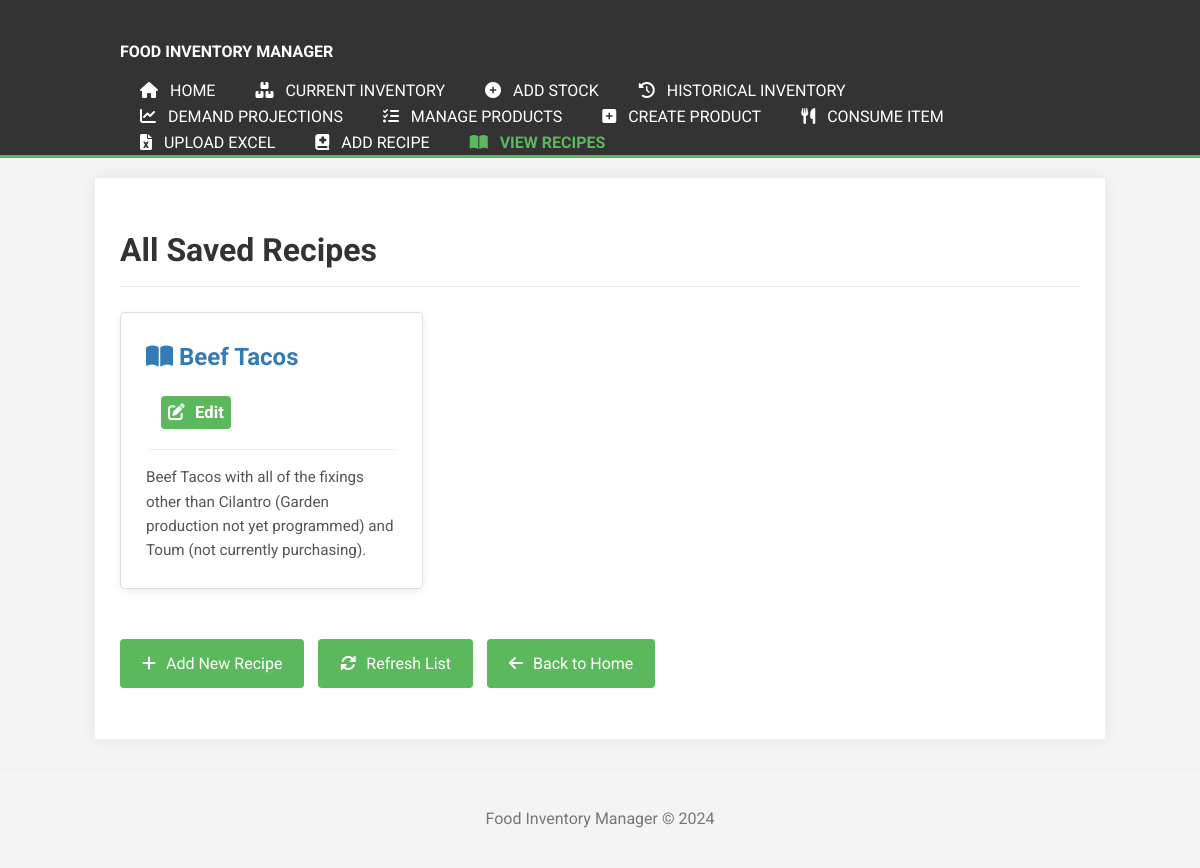
Page /recipes on the earlier database version.
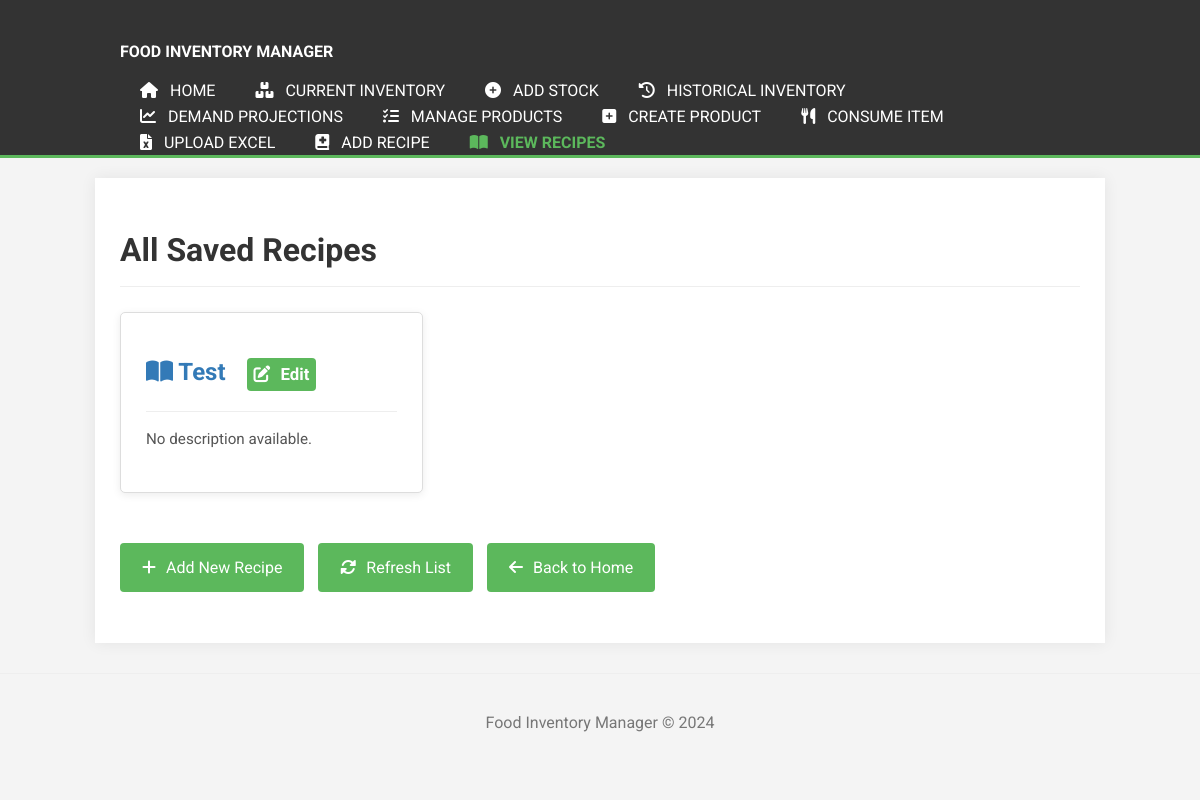
Same page on the later database version.
### tables this page shows
CREATE TABLE recipes (
                        id INTEGER PRIMARY KEY AUTOINCREMENT,
                        name TEXT NOT NULL UNIQUE COLLATE NOCASE,
                        description TEXT
                    );

### app.py (the view)
@app.route('/recipes')
def recipes_list_view():
    all_recipes = recipe_mngr.get_all_recipes()
    sorted_recipes = sorted(all_recipes, key=lambda r: r['name'].lower())
    return render_template('recipes_list.html', recipes=sorted_recipes)

### recipe_manager.py (called while the page is built)
    def _get_db_connection(self):
        conn = sqlite3.connect(self.db_filepath)
        conn.row_factory = sqlite3.Row # Access columns by name
        conn.execute("PRAGMA foreign_keys = ON;") # Crucial for ON DELETE CASCADE
        return conn

### templates/recipes_list.html (shortened to what this page needs)
{% extends "base.html" %}
{% block page_header %}
    <h1 class="page-title">All Saved Recipes</h1>
{% endblock %}
{% block content %}
    {% if recipes %}
        <div class="recipes-container">
            {% for recipe in recipes %}
                <div class="recipe-card">
                    <h2>
                        <a href="{{ url_for('recipe_detail_view', recipe_name=recipe.name) }}"><i class="fas fa-book-open"></i> {{ recipe.name }}</a>
                        <a href="{{ url_for('edit_recipe_view', recipe_id=recipe.id) }}" class="button button-small button-outline" style="margin-left: 15px; font-size: 0.7em; padding: 3px 7px;">
                           <i class="fas fa-edit"></i> Edit
                        </a>
                    </h2>
                    <p class="recipe-description">
                        {{ recipe.description if recipe.description else 'No description available.' }}
                    </p>
                </div>
            {% endfor %}
        </div>
    {% else %}
        <p class="empty-message">No recipes found.
            <a href="{{ url_for('add_recipe_view') }}" class="button" style="display: inline-block; margin-left: 10px;"><i class="fas fa-plus"></i> Add a Recipe!</a>
        </p>
    {% endif %}
    <p style="margin-top: 30px;">
        <a href="{{ url_for('add_recipe_view') }}" class="nav-link-button"><i class="fas fa-plus"></i> Add New Recipe</a>
        <a href="{{ url_for('recipes_list_view') }}" class="nav-link-button"><i class="fas fa-sync-alt"></i> Refresh List</a>
        <a href="{{ url_for('home') }}" class="nav-link-button"><i class="fas fa-arrow-left"></i> Back to Home</a>
    </p>
{% endblock %}

Differences in the rows shown:
changed recipes: name "Beef Tacos" → "Test"; description "Beef Tacos with all of the fixings other than Cilantro (Garden production not yet programmed) and Toum (not currently purchasing)." → "No description available."
